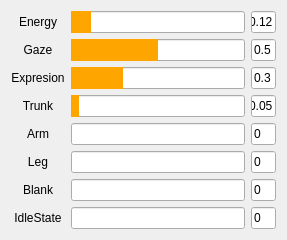
   <widget class="QWidget" name="gridLayoutWidget_2">
    <property name="geometry">
     <rect>
      <x>0</x>
      <y>340</y>
      <width>241</width>
      <height>244</height>
     </rect>
    </property>
    <layout class="QGridLayout" name="gridLayout_3" columnstretch="1,7,1">
     <property name="sizeConstraint">
      <enum>QLayout::SetFixedSize</enum>
     </property>
     <item row="4" column="2">
      <widget class="QLineEdit" name="lineEdit_body5">
       <property name="text">
        <string>0</string>
       </property>
      </widget>
     </item>
     <item row="0" column="2">
      <widget class="QLineEdit" name="lineEdit_body1">
       <property name="text">
        <string>0.12</string>
       </property>
      </widget>
     </item>
     <item row="3" column="1">
      <widget class="QProgressBar" name="progressBar_body4">
       <property name="styleSheet">
        <string notr="true">QProgressBar::chunk{background:orange}</string>
       </property>
       <property name="value">
        <number>5</number>
       </property>
       <property name="textVisible">
        <bool>false</bool>
       </property>
      </widget>
     </item>
     <item row="5" column="1">
      <widget class="QProgressBar" name="progressBar_body6">
       <property name="styleSheet">
        <string notr="true">QProgressBar::chunk{background:orange}</string>
       </property>
       <property name="value">
        <number>0</number>
       </property>
       <property name="textVisible">
        <bool>false</bool>
       </property>
      </widget>
     </item>
     <item row="6" column="1">
      <widget class="QProgressBar" name="progressBar_body7">
       <property name="styleSheet">
        <string notr="true">QProgressBar::chunk{background:orange}</string>
       </property>
       <property name="value">
        <number>0</number>
       </property>
       <property name="textVisible">
        <bool>false</bool>
       </property>
      </widget>
     </item>
     <item row="5" column="2">
      <widget class="QLineEdit" name="lineEdit_body6">
       <property name="text">
        <string>0</string>
       </property>
      </widget>
     </item>
     <item row="7" column="1">
      <widget class="QProgressBar" name="progressBar_body8_atwork">
       <property name="styleSheet">
        <string notr="true">QProgressBar::chunk{background:orange}</string>
       </property>
       <property name="value">
        <number>0</number>
       </property>
       <property name="textVisible">
        <bool>false</bool>
       </property>
      </widget>
     </item>
     <item row="3" column="2">
      <widget class="QLineEdit" name="lineEdit_body4">
       <property name="text">
        <string>0.05</string>
       </property>
      </widget>
     </item>
     <item row="0" column="1">
      <widget class="QProgressBar" name="progressBar_body1">
       <property name="styleSheet">
        <string notr="true">QProgressBar::chunk{background:orange}</string>
       </property>
       <property name="value">
        <number>12</number>
       </property>
       <property name="textVisible">
        <bool>false</bool>
       </property>
      </widget>
     </item>
     <item row="1" column="2">
      <widget class="QLineEdit" name="lineEdit_body2">
       <property name="text">
        <string>0.5</string>
       </property>
      </widget>
     </item>
     <item row="1" column="1">
      <widget class="QProgressBar" name="progressBar_body2">
       <property name="styleSheet">
        <string notr="true">QProgressBar::chunk{background:orange}</string>
       </property>
       <property name="value">
        <number>50</number>
       </property>
       <property name="textVisible">
        <bool>false</bool>
       </property>
      </widget>
     </item>
     <item row="4" column="1">
      <widget class="QProgressBar" name="progressBar_body5">
       <property name="styleSheet">
        <string notr="true">QProgressBar::chunk{background:orange}</string>
       </property>
       <property name="value">
        <number>0</number>
       </property>
       <property name="textVisible">
        <bool>false</bool>
       </property>
      </widget>
     </item>
     <item row="6" column="2">
      <widget class="QLineEdit" name="lineEdit_body7">
       <property name="text">
        <string>0</string>
       </property>
      </widget>
     </item>
     <item row="2" column="1">
      <widget class="QProgressBar" name="progressBar_body3">
       <property name="styleSheet">
        <string notr="true">QProgressBar::chunk{background:orange}</string>
       </property>
       <property name="value">
        <number>30</number>
       </property>
       <property name="textVisible">
        <bool>false</bool>
       </property>
      </widget>
     </item>
     <item row="2" column="2">
      <widget class="QLineEdit" name="lineEdit_body3">
       <property name="text">
        <string>0.3</string>
       </property>
      </widget>
     </item>
     <item row="7" column="2">
      <widget class="QLineEdit" name="lineEdit_body8">
       <property name="text">
        <string>0</string>
       </property>
      </widget>
     </item>
     <item row="0" column="0">
      <widget class="QLabel" name="label_43">
       <property name="text">
        <string>Energy</string>
       </property>
       <property name="alignment">
        <set>Qt::AlignCenter</set>
       </property>
      </widget>
     </item>
     <item row="1" column="0">
      <widget class="QLabel" name="label_49">
       <property name="text">
        <string>Gaze</string>
       </property>
       <property name="alignment">
        <set>Qt::AlignCenter</set>
       </property>
      </widget>
     </item>
     <item row="2" column="0">
      <widget class="QLabel" name="label_50">
       <property name="text">
        <string>Expresion</string>
       </property>
       <property name="alignment">
        <set>Qt::AlignCenter</set>
       </property>
      </widget>
     </item>
     <item row="3" column="0">
      <widget class="QLabel" name="label_51">
       <property name="text">
        <string>Trunk</string>
       </property>
       <property name="alignment">
        <set>Qt::AlignCenter</set>
       </property>
      </widget>
     </item>
     <item row="4" column="0">
      <widget class="QLabel" name="label_52">
       <property name="contextMenuPolicy">
        <enum>Qt::ActionsContextMenu</enum>
       </property>
       <property name="text">
        <string>Arm</string>
       </property>
       <property name="alignment">
        <set>Qt::AlignCenter</set>
       </property>
      </widget>
     </item>
     <item row="5" column="0">
      <widget class="QLabel" name="label_53">
       <property name="contextMenuPolicy">
        <enum>Qt::ActionsContextMenu</enum>
       </property>
       <property name="text">
        <string>Leg</string>
       </property>
       <property name="alignment">
        <set>Qt::AlignCenter</set>
       </property>
      </widget>
     </item>
     <item row="6" column="0">
      <widget class="QLabel" name="label_54">
       <property name="contextMenuPolicy">
        <enum>Qt::ActionsContextMenu</enum>
       </property>
       <property name="text">
        <string>Blank</string>
       </property>
       <property name="alignment">
        <set>Qt::AlignCenter</set>
       </property>
      </widget>
     </item>
     <item row="7" column="0">
      <widget class="QLabel" name="label_55">
       <property name="contextMenuPolicy">
        <enum>Qt::ActionsContextMenu</enum>
       </property>
       <property name="text">
        <string>IdleState</string>
       </property>
       <property name="alignment">
        <set>Qt::AlignCenter</set>
       </property>
      </widget>
     </item>
    </layout>
   </widget>
